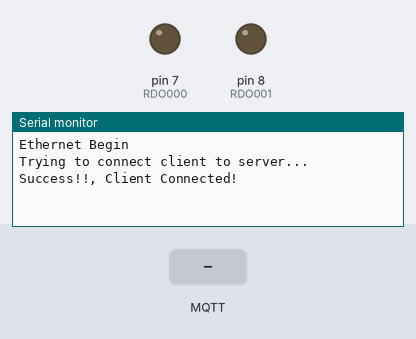
This sketch was run on a simulated Arduino Uno, built with avr-gcc and run on an emulated ATmega328P. Parts: output pins drawn as LEDs (lit = HIGH), the last lines printed to the serial monitor. Inputs (shaded band) come from the test bench. No MQTT or app messages arrive unless stated.

Above: at 3.8 s.
3.9 s: MQTT message "low" arrives on the first subscribed topic
At 5.1 s:
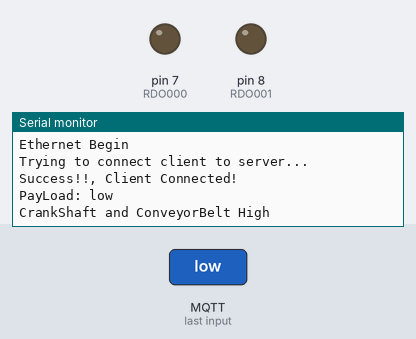
6.0 s: MQTT message "1" arrives on the first subscribed topic
At 7.0 s:
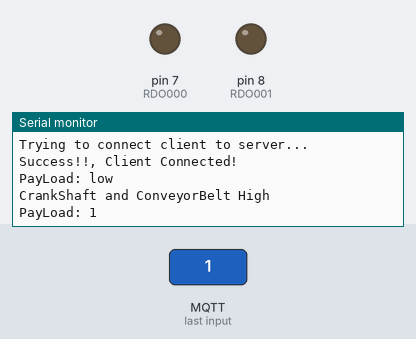
8.1 s: MQTT message "on" arrives on the first subscribed topic
At 9.5 s:
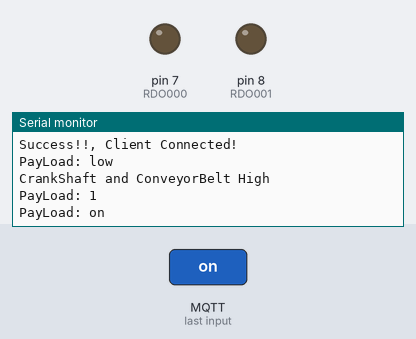

The sketch:

MQTT_2_RDI.ino
```cpp
#include<String.h>
#include<SPI.h>
#include<Ethernet.h>
#include<PubSubClient.h>
//char jsonHIGH_buffer[200];
String jsonSTRING;
char message_buff[200];
char jsonSTRING_buffer[200];


byte mac[] = {
  0xDE, 0xAD, 0xBE, 0xFF, 0x06, 0xED
};
// LocalServer with MQTT Broker[ Mosquitto]
byte localServer[]={192,168,1,14};

//My arduino's Ip Details
byte ip[]={192,168,1,34};
byte subnet[]={255,255,255,0};
byte gateway[]={192,168,1,1};

//Initializing the Client
EthernetClient ethClient;

//Creating the PubSubClient Object
PubSubClient client(localServer,1883,callback,ethClient);


byte RDI000 = 2; // ip1
byte RDI001 = 3; //ip2

byte RDO000 = 7; //op1
byte RDO001 = 8; //op2

int RDI000_va1l=0;
int RDI001_val2=0;

void setup(){
  //Starting Serial Communication
  Serial.begin(9600);

  // Initializing pins as INPUT
  pinMode( RDI000 , INPUT );
  pinMode( RDI001 , INPUT );

   // Initializing pins as OUTPUT
  pinMode( RDO000 , OUTPUT );
  pinMode( RDO001 , OUTPUT );

  //Starting Ethernet
  Ethernet.begin(mac,ip,gateway,subnet);
  Serial.println("Ethernet Begin");
 }

 void loop(){
  while(!client.connected()){
     Serial.println("Trying to connect client to server...");
     client.connect("Arduino_1");
     if(client.connected()){
      Serial.println ("Success!!, Client Connected! ");
     }
   }

    if(client.connected()){
      //Serial.println("Successfully Connected With Client");
      RDI000_va1l=1;
      jsonSTRING= "{\n\"Sensors\":{\n\"RDI000\":\"HIGH\"\n}\n}";
      jsonSTRING.toCharArray(jsonSTRING_buffer,200);
      if(RDI000_va1l == 1 ){
        client.publish("/Arduino_1/RDI000" ,jsonSTRING_buffer);
      }
      memset(jsonSTRING_buffer,0,200);
      jsonSTRING=" ";
      client.subscribe("BeagleBone/Arduino_1/RDI000");

      RDI001_val2=0;
      jsonSTRING= "{\n\"Sensors\":{\n\"RDI001\":\"LOW\"\n}\n}";
      jsonSTRING.toCharArray(jsonSTRING_buffer,200);
      if(RDI001_val2 == 0 ){
        client.publish("/Arduino_1/RDI001" ,jsonSTRING_buffer);
      }
      memset(jsonSTRING_buffer,0,200);
      jsonSTRING=" ";
      client.subscribe("BeagleBone/Arduino_1/RDI001");

    }
    delay(1500);
    client.loop();
 }

 void callback(char* topic,byte* payload,unsigned int length){
  int i=0;
  for(i=0;i<length;i++){
    message_buff[i]=payload[i];
  }
  // Hav to stop the string so giving \0
  message_buff[i]='\0';

  String msgString=String(message_buff);
  Serial.println("PayLoad: " +msgString);

   while(msgString.equals("low")){
      // Here put CrankShaft and ConveyorBelt High
      Serial.println("CrankShaft and ConveyorBelt High");
      break;
  }
  while(msgString.equals("{\n\"order\":{\n\"RDO001\":\"LOW\",\n\"RDO001\":\"LOW\"\n}\n}")){
      // Here put CrankShaft and ConveyorBelt low
      Serial.println("CrankShaft and ConveyorBelt low");
      break;
  }
 }
```

Measured:
- after the input at 3.9 s, the serial monitor: prints a new line after 0.66 s (image 1)
- after the input at 6.0 s, the serial monitor: prints a new line after 0.06 s (image 2)
- after the input at 8.1 s, the serial monitor: prints a new line after 0.97 s (image 3)
